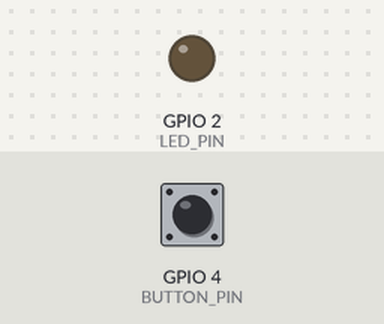
Simulated run of this program. Board: ESP32. Shown: output pins drawn as LEDs (lit = HIGH). The test bench sets the inputs (shaded band); at power-on: GPIO 4 (BUTTON_PIN) HIGH.

Above: at 1.2 s.
1.3 s: GPIO 4 (BUTTON_PIN) pulled LOW for 0.15 s
At 1.37 s:
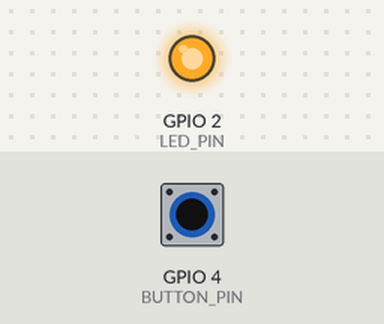
2.9 s: GPIO 4 (BUTTON_PIN) pulled LOW for 3.2 s
At 6.6 s:
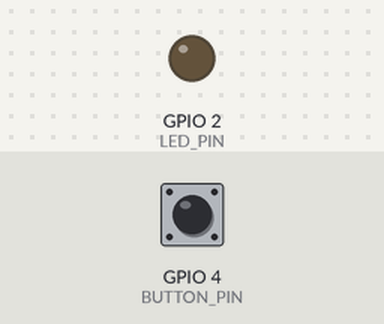
Timing chart, 0 to 8.1 s (numbered marks = the images above; inputs shaded):
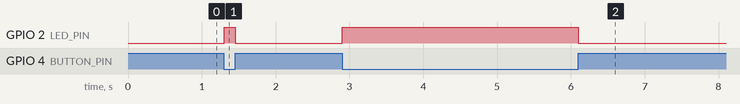

The program:

main.cpp
```cpp
#include <Arduino.h>
#include "firmware_harness.h"

// Board adapter for the shared portable C button-led core. The browser path
// executes the same core through the verified C/WASM adapter; this target
// executes the same C ABI implementation on the ESP32 board.
constexpr uint8_t BUTTON_PIN = 4;
constexpr uint8_t LED_PIN = 2;

static fh_digital_level_t read_digital(void *, unsigned int pin) {
  return digitalRead(pin) == HIGH ? 1u : 0u;
}

static void write_digital(void *, unsigned int pin, fh_digital_level_t value) {
  digitalWrite(pin, value ? HIGH : LOW);
}

static fh_io_t io = { nullptr, read_digital, write_digital };
static fh_button_led_config_t config = { BUTTON_PIN, LED_PIN, 1u };

void setup() {
  pinMode(BUTTON_PIN, INPUT_PULLUP);
  pinMode(LED_PIN, OUTPUT);
  fh_button_led_init(&io, &config);
}

void loop() {
  fh_button_led_step(&io, &config);
  delay(1);
}
```

firmware_harness.h
```cpp
#ifndef SCHEMATIC_FIRMWARE_HARNESS_H
#define SCHEMATIC_FIRMWARE_HARNESS_H

#ifdef __cplusplus
extern "C" {
#endif

typedef unsigned char fh_digital_level_t;

typedef fh_digital_level_t (*fh_read_digital_fn)(void *user_data, unsigned int pin);
typedef void (*fh_write_digital_fn)(void *user_data, unsigned int pin, fh_digital_level_t value);

typedef struct {
  void *user_data;
  fh_read_digital_fn read_digital;
  fh_write_digital_fn write_digital;
} fh_io_t;

typedef struct {
  unsigned int button_pin;
  unsigned int led_pin;
  fh_digital_level_t active_low;
} fh_button_led_config_t;

void fh_button_led_init(const fh_io_t *io, const fh_button_led_config_t *config);
void fh_button_led_step(const fh_io_t *io, const fh_button_led_config_t *config);

#ifdef __cplusplus
}
#endif

#endif
```

firmware_harness.c
```cpp
#include "firmware_harness.h"

static void write_led(const fh_io_t *io, const fh_button_led_config_t *config, fh_digital_level_t value) {
  if (io != 0 && config != 0 && io->write_digital != 0) {
    io->write_digital(io->user_data, config->led_pin, value ? 1u : 0u);
  }
}

void fh_button_led_init(const fh_io_t *io, const fh_button_led_config_t *config) {
  write_led(io, config, 0u);
}

void fh_button_led_step(const fh_io_t *io, const fh_button_led_config_t *config) {
  fh_digital_level_t button;
  fh_digital_level_t pressed;
  if (io == 0 || config == 0 || io->read_digital == 0) {
    return;
  }
  button = io->read_digital(io->user_data, config->button_pin) ? 1u : 0u;
  pressed = config->active_low ? (button == 0u) : (button == 1u);
  write_led(io, config, pressed);
}
```

Measured:
- after the input at 1.3 s, GPIO 2 (LED_PIN): LOW → HIGH at once, → LOW 0.15 s later
- after the input at 2.9 s, GPIO 2 (LED_PIN): LOW → HIGH at once, → LOW 3.2 s later
